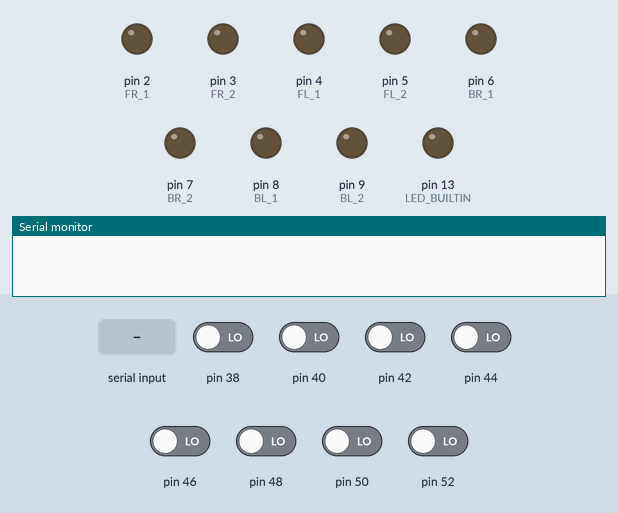
Recording of a sketch running on a simulated Arduino Mega 2560, built with avr-gcc and run on an emulated ATmega2560. Parts: output pins drawn as LEDs (lit = HIGH), the last lines printed to the serial monitor. The test bench sets the inputs (shaded band); at power-on: pin 38, pin 40, pin 42, pin 44, pin 46, pin 48, pin 50, pin 52 LOW.

Above: at 8.7 s.
8.8 s: "1" received over the second serial link
At 8.98 s:
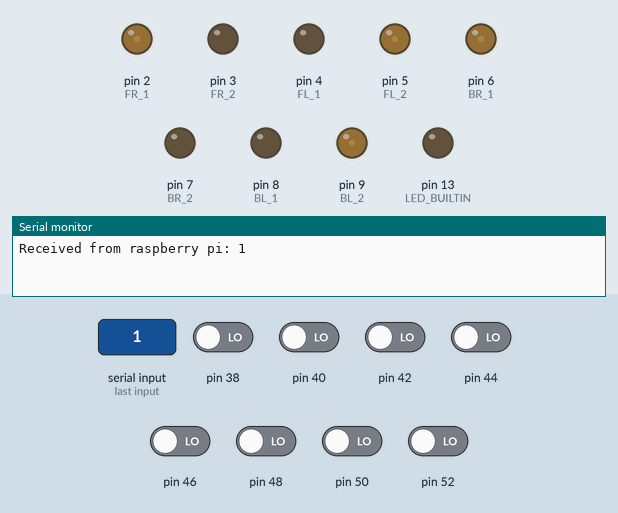
10.6 s: pin 42 driven HIGH
At 11.8 s:
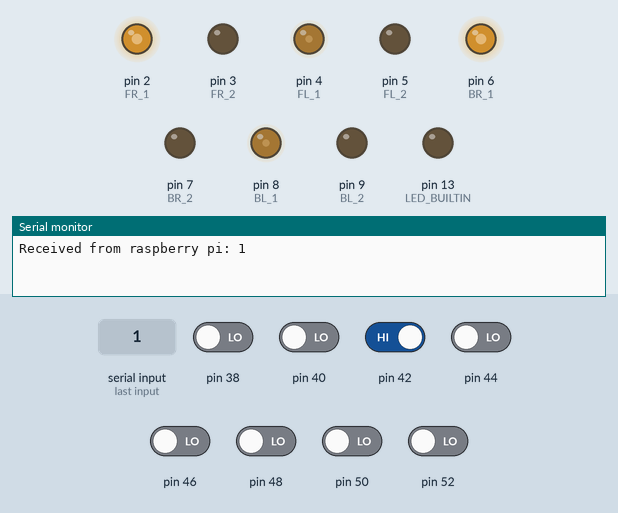
12.1 s: pin 44 driven HIGH
At 13.1 s:
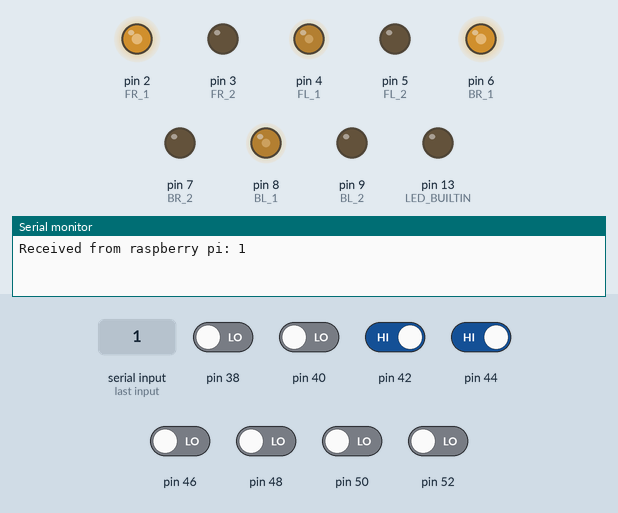
13.6 s: pin 48 driven HIGH
At 14.1 s:
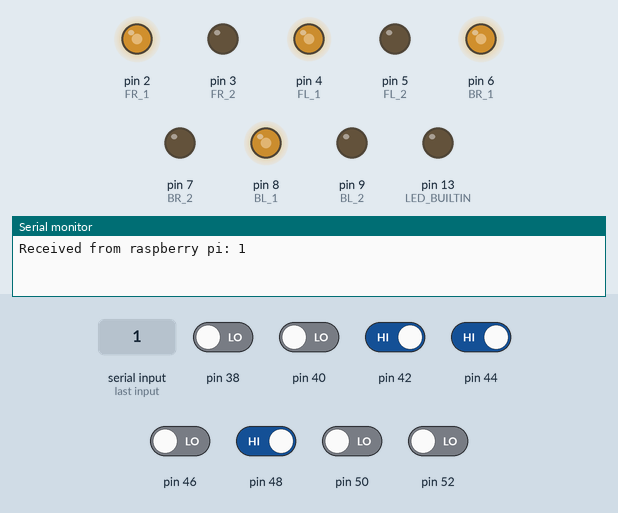
15.1 s: pin 46 driven HIGH
At 15.6 s:
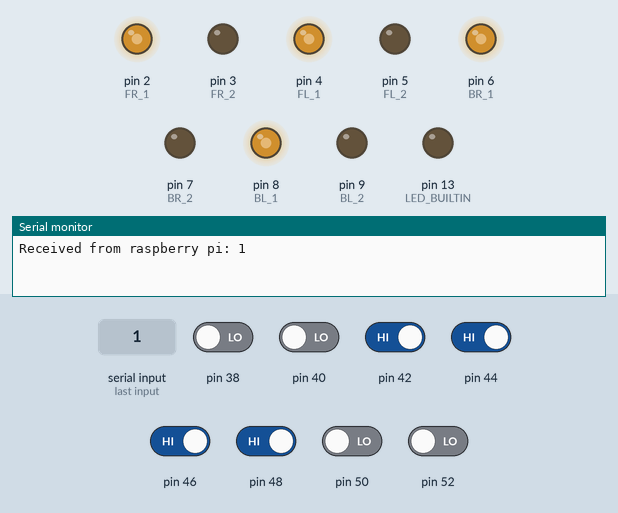
16.6 s: pin 50 driven HIGH
At 17.8 s:
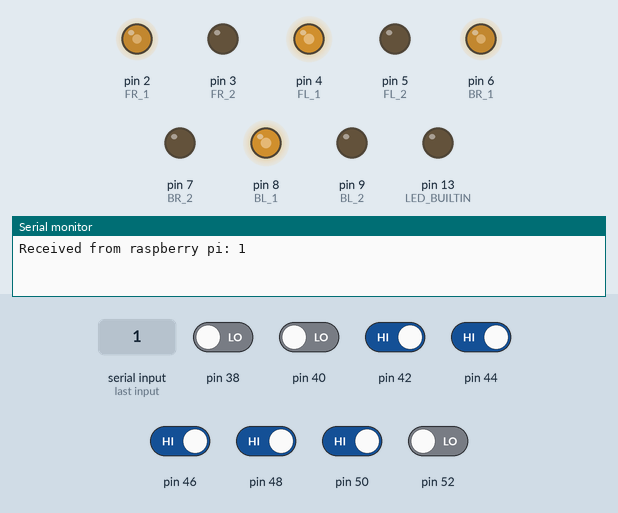
Timing chart, 0 to 19.1 s (numbered marks = the images above; inputs shaded):
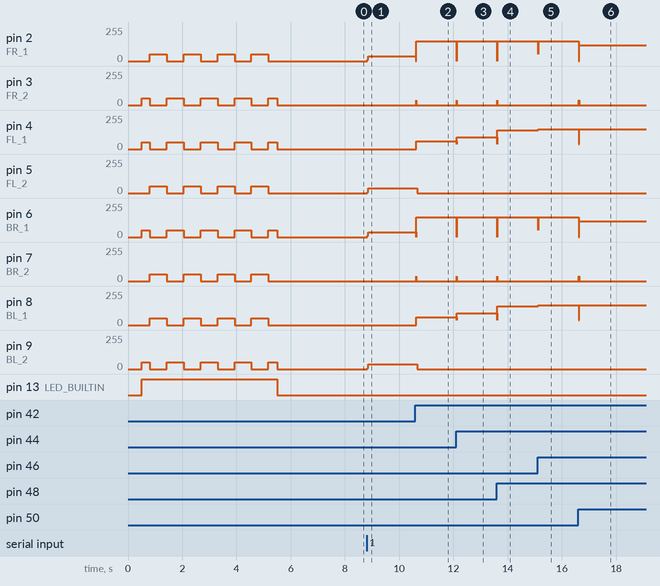

Measured:
- after the input at 8.8 s, pin 2 (FR_1), pin 5 (FL_2), pin 6 (BR_1), pin 9 (BL_2): 0/255 → 35/255 at once
- after the input at 10.6 s, pin 2 (FR_1), pin 6 (BR_1): 35/255 → 150/255 at once; pin 3 (FR_2), pin 7 (BR_2): 0/255 → 35/255 at once, → 0/255 0.01 s later; pin 4 (FL_1), pin 8 (BL_1): 0/255 → 60/255 at once; pin 5 (FL_2), pin 9 (BL_2): 35/255 → 0/255 after 0.06 s
- after the input at 12.1 s, pin 2 (FR_1), pin 6 (BR_1): 150/255 → 0/255 at once, → 150/255 0.01 s later; pin 3 (FR_2), pin 7 (BR_2): 0/255 → 35/255 at once, → 0/255 0.01 s later; pin 4 (FL_1), pin 8 (BL_1): 60/255 → 90/255 at once
- after the input at 13.6 s, pin 2 (FR_1), pin 6 (BR_1): 150/255 → 0/255 at once, → 150/255 0.01 s later; pin 3 (FR_2), pin 7 (BR_2): 0/255 → 35/255 at once, → 0/255 0.01 s later; pin 4 (FL_1), pin 8 (BL_1): 90/255 → 140/255 at once
- after the input at 15.1 s, pin 2 (FR_1), pin 6 (BR_1): 150/255 → 50/255 at once, → 150/255 0.01 s later; pin 4 (FL_1), pin 8 (BL_1): 140/255 → 150/255 at once
- after the input at 16.6 s, pin 2 (FR_1), pin 6 (BR_1): 150/255 → 120/255 at once; pin 3 (FR_2), pin 7 (BR_2): 0/255 → 35/255 at once, → 0/255 0.01 s later; pin 4 (FL_1), pin 8 (BL_1): 150/255 → 35/255 at once, → 150/255 0.01 s later

The sketch:

ARIMS_DriveBase_1309_JARED.ino
```cpp
#include <QTRSensors.h>

QTRSensors qtr;
const uint8_t SensorCount = 8;
uint16_t sensorValues[SensorCount];

void translate_right();
void translate_left();
void rotate_right();
void rotate_left();
void stop();
void calibrateIR();
void line_follow();
int intersection_nav(int intersecTarget);

// Wheel initialisation (1 = forward Direction, 2 = reverse direction)
int FR_1 = 2;
int FR_2 = 3;
int FL_1 = 4;
int FL_2 = 5;
int BR_1 = 6;
int BR_2 = 7;
int BL_1 = 8;
int BL_2 = 9;

// Serical Coms
char incomingChar = '5';

// General Variable
int stopFlag;   // Stop the

//Inital Values
const double KP = 0.06; //0.06
const double KD = 0.6; //0.6
double last_error = 0;
const int goal = 3500;
int set_speed = 150;
int max_speed = 150;
int calibratePWM = 50;

// Intersections
int intersecFlag = 0;   // Flag to set if on a intersection
int intersecCount = 0;  // Keep track of the number of intersections seen
int intersecTarget;     // Intersection number to stop at

// Shelf
int moveTime = 2000;    // Time in ms to move from line to shelf

// rotation control
int rotate_speed = 35; // Speed of the rotation (35)
int min_speed = 1; // Minimum speed of inside wheel that causes a rotation (1)

// intersection logic
unsigned long lastIntersectionTime = 0; // Time when the last intersection was detected
const unsigned long debounceDelay = 2000; // Debounce delay in milliseconds
const unsigned long holdDuration = 5000; // Duration to hold intersecCount in milliseconds

unsigned long lastUpdateTime = 0; // Time when intersecCount was last updated

bool isProcessing = false; // Flag to indicate if the robot is processing an intersection
bool intersectionDetected = false; // Flag to indicate if an intersection has been processed

void setup() {
  // put your setup code here, to run once:
  pinMode(FR_1,OUTPUT);
  pinMode(FR_2,OUTPUT);

  pinMode(FL_1,OUTPUT);
  pinMode(FL_2,OUTPUT);

  pinMode(BR_1,OUTPUT);
  pinMode(BR_2,OUTPUT);

  pinMode(BL_1,OUTPUT);
  pinMode(BL_2,OUTPUT);

  // configure the sensors
  qtr.setTypeRC();
  qtr.setSensorPins((const uint8_t[]){38, 40, 42, 44, 46, 48, 50, 52}, SensorCount);
  qtr.setEmitterPin(36);

  delay(500);

  pinMode(LED_BUILTIN, OUTPUT);

  calibrateIR(); // calibrates ir sensor (place robot on centre of line and then power up)

  // print the calibration minimum values measured when emitters were on
  Serial.begin(9600);
  Serial1.begin(9600);

  // Wait for the serial port to connect
  while (!Serial) {
    ;  // Wait for serial port to be ready
  }

  delay(1000);

}

void loop() {
  // put your main code here, to run repeatedly:

  // ------------Manual Override (no Pi)-----------
  //incomingChar = '2';

 if (incomingChar == '5'){
  stop();
 }

 if (Serial1.available() > 0) {
    // Read the incoming byte
    incomingChar = Serial1.read();

    // Print the received character to the Serial Monitor
    Serial.print("Received from raspberry pi: ");
    Serial.print(incomingChar);
    Serial.println();
  }

Serial1.println('G');

  line_follow();
  intersection_nav(incomingChar);

} // end of main loop

void intersection_nav(char inputChar) {
  unsigned long currentTime = millis();

  if (isProcessing) {
    return; // Skip detection if already processing an intersection
  }

  bool allSensorsAboveThreshold = true; // Assume all sensors are above threshold initially

  for (int i = 0; i < SensorCount; i++) {
    if (sensorValues[i] <= 500) { // Check if any sensor value is not above the threshold
      allSensorsAboveThreshold = false;
      break; // Exit loop early since not all sensors meet the condition
    }
  }

  // Set intersecFlag based on the sensor values
  if (allSensorsAboveThreshold) {
    intersecFlag = 1; // Line detected
  } else if (intersecFlag == 1) {
    // Reset flag when all sensors go below the threshold
    intersecFlag = 0;
  }

  // Process intersection if valid and debounce/hold conditions are met
  if (intersecFlag == 1 && (currentTime - lastIntersectionTime) > debounceDelay) {
    if (!intersectionDetected) {
      // Increment count and process intersection
      intersecCount++;
      stop();
      Serial.print("Intersection Count: "); // Test Print
      Serial.println(intersecCount);
      Serial.print("Input Char: ");
      Serial.println(inputChar);

      isProcessing = true; // Set processing flag to true

      if (inputChar == '1' && intersecCount == 1) {
        translate_left();
        delay(moveTime); // Wait for the specified move time
        stop(); // Stop after the movement
        lastUpdateTime = currentTime; // Update the time when the intersection count was last updated
        intersectionDetected = true; // Set flag to indicate intersection has been processed

      } else if(inputChar == '2' && intersecCount == 2){
        translate_left();
        delay(moveTime); // Wait for the specified move time
        stop(); // Stop after the movement
        lastUpdateTime = currentTime; // Update the time when the intersection count was last updated
        intersectionDetected = true; // Set flag to indicate intersection has been processed

      } else if(inputChar == '3' && intersecCount == 3){
        translate_left();
        delay(moveTime); // Wait for the specified move time
        stop(); // Stop after the movement
        lastUpdateTime = currentTime; // Update the time when the intersection count was last updated
        intersectionDetected = true; // Set flag to indicate intersection has been processed

      } else if(inputChar == '4' && intersecCount == 4){
        translate_left();
        delay(moveTime); // Wait for the specified move time
        stop(); // Stop after the movement
        lastUpdateTime = currentTime; // Update the time when the intersection count was last updated
        intersectionDetected = true; // Set flag to indicate intersection has been processed
      }

      lastIntersectionTime = currentTime; // Update the time when the last intersection was detected
    }
  }

  // Reset intersectionDetected flag after holdDuration
  if (intersectionDetected && (currentTime - lastUpdateTime) > holdDuration) {
    intersectionDetected = false; // Reset flag to allow new intersections
    intersecCount = 0; // Optionally reset intersection count
  }

  isProcessing = false; // Reset processing flag after completing the actions
}


void line_follow(){

  // read calibrated sensor values and obtain a measure of the line position
  // from 0 to 5000 (for a white line, use readLineWhite() instead)
  uint16_t position = qtr.readLineBlack(sensorValues);
  //Serial.println(position);
  delay(10);

 int error = position - goal;
 int adjust = KP*error + KD*(error-last_error);
 last_error = error;

  int a = set_speed + adjust;
  int b = set_speed - adjust;

  drive_line(a,b,error);
}

void drive_line(int left_speed,int right_speed, int error_control){


  left_speed = constrain(left_speed,0,max_speed);
  right_speed = constrain(right_speed,0,max_speed);

  analogWrite(FR_1,right_speed);
  digitalWrite(FR_2,LOW);
  analogWrite(FL_1,left_speed);
  digitalWrite(FL_2,LOW);
  analogWrite(BR_1,right_speed);
  digitalWrite(BR_2,LOW);
  analogWrite(BL_1,left_speed);
  digitalWrite(BL_2,LOW);

  if(left_speed < min_speed){
    rotate_left();
  }

  if(right_speed < min_speed){
    rotate_right();
  }

}

void rotate_right(){
  digitalWrite(FR_1, LOW);
  analogWrite(FR_2, rotate_speed);
  analogWrite(FL_1, rotate_speed);
  digitalWrite(FL_2, LOW);
  digitalWrite(BR_1, LOW);
  analogWrite(BR_2, rotate_speed);
  analogWrite(BL_1, rotate_speed);
  digitalWrite(BL_2, LOW);
}

void rotate_left(){
  analogWrite(FR_1, rotate_speed);
  digitalWrite(FR_2, LOW);
  digitalWrite(FL_1, LOW);
  analogWrite(FL_2, rotate_speed);
  analogWrite(BR_1, rotate_speed);
  digitalWrite(BR_2, LOW);
  digitalWrite(BL_1, LOW);
  analogWrite(BL_2, rotate_speed);
}

void translate_right(){
  digitalWrite(FR_1, LOW);
  analogWrite(FR_2, calibratePWM);
  analogWrite(FL_1, calibratePWM);
  digitalWrite(FL_2, LOW);
  analogWrite(BR_1, calibratePWM);
  digitalWrite(BR_2, LOW);
  digitalWrite(BL_1, LOW);
  analogWrite(BL_2, calibratePWM);
}

void translate_left(){
  analogWrite(FR_1, calibratePWM);
  digitalWrite(FR_2, LOW);
  digitalWrite(FL_1, LOW);
  analogWrite(FL_2, calibratePWM);
  digitalWrite(BR_1, LOW);
  analogWrite(BR_2, calibratePWM);
  analogWrite(BL_1, calibratePWM);
  digitalWrite(BL_2, LOW);
}

void stop(){
  digitalWrite(FR_1, LOW);
  digitalWrite(FR_2, LOW);
  digitalWrite(FL_1, LOW);
  digitalWrite(FL_2, LOW);
  digitalWrite(BR_1, LOW);
  digitalWrite(BR_2, LOW);
  digitalWrite(BL_1, LOW);
  digitalWrite(BL_2, LOW);
}

void calibrateIR(){
  digitalWrite(LED_BUILTIN, HIGH); // turn on Arduino's LED to indicate we are in calibration mode

  // 2.5 ms RC read timeout (default) * 10 reads per calibrate() call
  // = ~25 ms per calibrate() call.
  // Call calibrate() 400 times to make calibration take about 10 seconds.
  int count = 0;
  int direction = 3;

  translate_right();
  for (uint16_t i = 0; i < 200; i++) {
    count = count + 1;

    qtr.calibrate();  // Perform sensor calibration

    if(i == 187){
      direction = 4; // random undefined direction intentionally
      stop();
      translate_right();
    }

     if ((count == 12) && (direction == 3)) {
    direction = 1;
    count = 0;
      stop();
      translate_left();
    }

    if ((count == 25) && (direction == 0)) {
    direction = 1;
    count = 0;
      stop();
      translate_left();
    }

  if ((count == 25) && (direction == 1)) {
    direction = 0;
    count = 0;
      stop();
      translate_right();
    }

  }// end of for loop

  digitalWrite(LED_BUILTIN, LOW); // turn off Arduino's LED to indicate we are through with calibration

  stop();
  delay(1000);
}
```

DriveBase.cpp
```cpp
#include "DriveBase.hpp"
```

DriveBase.hpp
```cpp
#ifndef _DRIVE_BASE
#define _DRIVE_BASE

#endif
```
